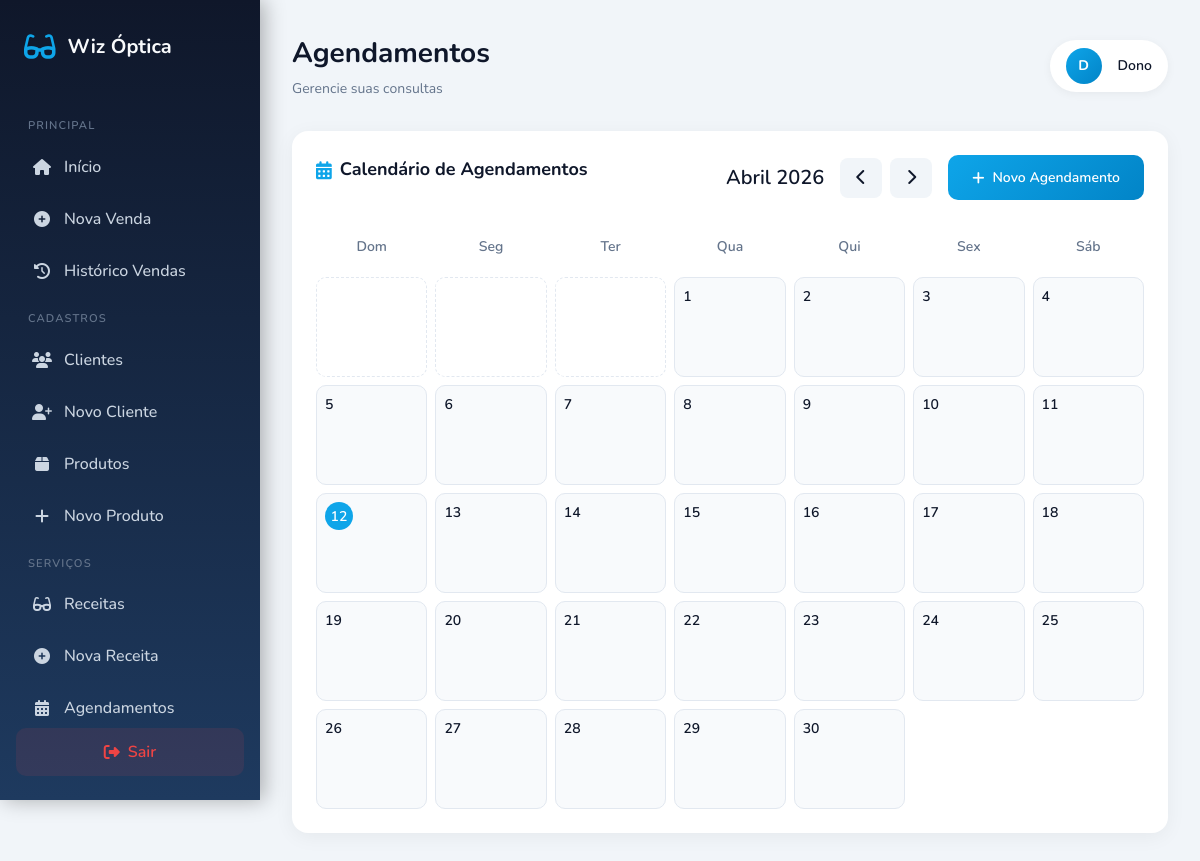
The app's page /otica/views/agendamentos/index.php (signed in), older data.
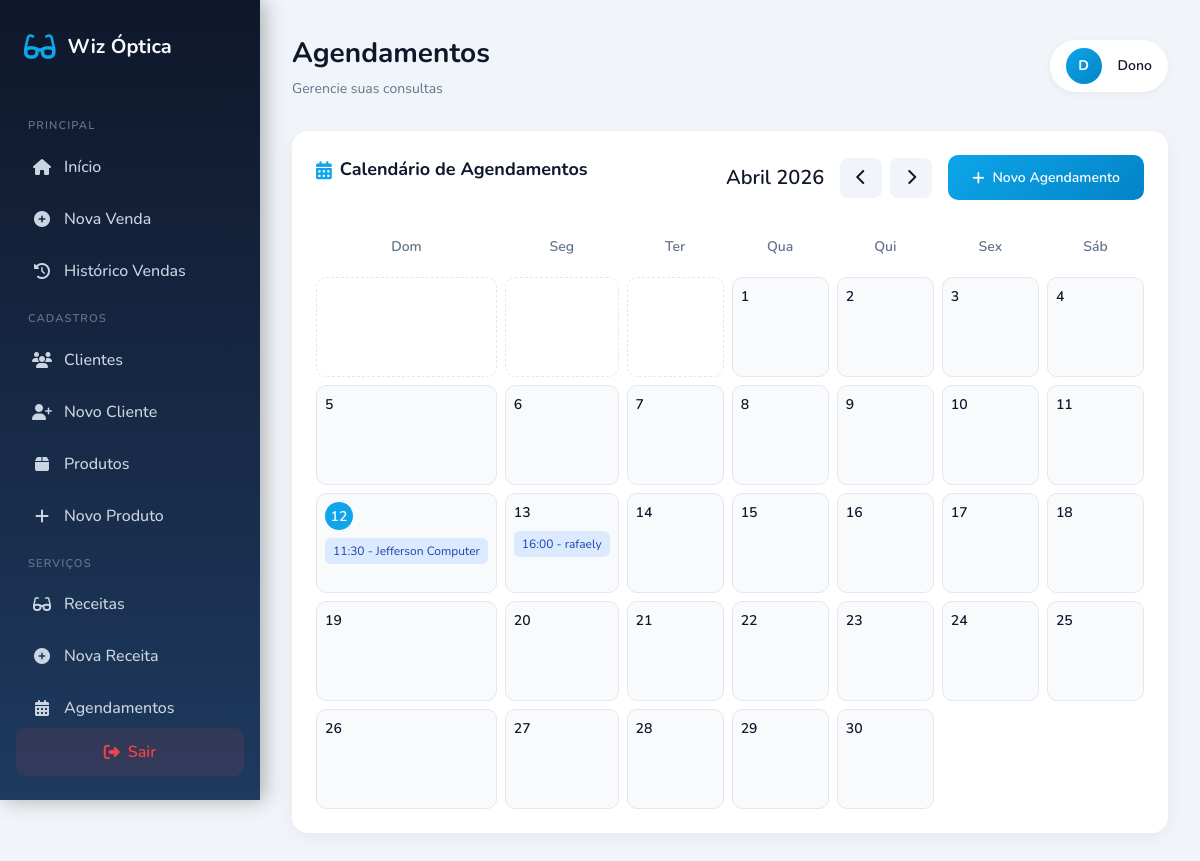
The same page, newer data.
### tables this page shows
CREATE TABLE `agendamentos` (
  `id` bigint(20) UNSIGNED NOT NULL,
  `cliente_id` bigint(20) UNSIGNED NOT NULL,
  `data_consulta` date NOT NULL,
  `hora_consulta` time NOT NULL,
  `tipo_consulta` varchar(50) DEFAULT NULL,
  `status` varchar(20) NOT NULL DEFAULT 'agendado',
  `observacoes` text DEFAULT NULL,
  `criado_em` timestamp NOT NULL DEFAULT current_timestamp(),
  `atualizado_em` timestamp NULL DEFAULT NULL ON UPDATE current_timestamp()
);

CREATE TABLE `clientes` (
  `id` bigint(20) UNSIGNED NOT NULL,
  `nome` varchar(100) NOT NULL,
  `telefone` varchar(20) DEFAULT NULL,
  `cpf` varchar(14) DEFAULT NULL,
  `email` varchar(100) DEFAULT NULL,
  `data_nascimento` date DEFAULT NULL,
  `criado_em` timestamp NOT NULL DEFAULT current_timestamp(),
  `endereco` text DEFAULT NULL,
  `bairro` text DEFAULT NULL,
  `numero` int(11) DEFAULT NULL
);

### otica/config/database.php (called while the page is built, shortened)
<?php
class Database {
    private static $instance = null;
    private $connection;
    private function __construct() {
        try {
            $dsn = "mysql:host=" . DB_HOST . ";dbname=" . DB_NAME . ";charset=" . DB_CHARSET;
            $this->connection = new PDO($dsn, DB_USER, DB_PASS);
            $this->connection->setAttribute(PDO::ATTR_ERRMODE, PDO::ERRMODE_EXCEPTION);
            $this->connection->setAttribute(PDO::ATTR_DEFAULT_FETCH_MODE, PDO::FETCH_ASSOC);
        } catch (PDOException $e) {
            die("Erro na conexão com o banco de dados: " . $e->getMessage());
        }
    }
    public static function getInstance() {
        if (self::$instance === null) {
            self::$instance = new self();
        }
        return self::$instance;
    }
    public function getConnection() {
        return $this->connection;
    }
}
?>

### otica/models/BaseModel.php (called while the page is built, shortened)
<?php
require_once __DIR__ . '/../config/database.php';
class BaseModel
{
    public function __construct()
    {
        $this->db = Database::getInstance()->getConnection();
    }
}

### otica/models/AgendamentoModel.php (called while the page is built, shortened)
<?php
require_once __DIR__ . '/BaseModel.php';
class AgendamentoModel extends BaseModel
{
    protected $table = 'agendamentos';
    public function getAllByDateRange($dataInicio, $dataFim)
    {
        $sql = "SELECT a.*, c.nome as cliente_nome, c.telefone as cliente_telefone
                FROM {$this->table} a
                LEFT JOIN clientes c ON a.cliente_id = c.id
                WHERE DATE(a.data_consulta) BETWEEN :data_inicio AND :data_fim
                ORDER BY a.data_consulta ASC, a.hora_consulta ASC";
        $stmt = $this->db->prepare($sql);
        $stmt->bindValue(':data_inicio', $dataInicio);
        $stmt->bindValue(':data_fim', $dataFim);
        $stmt->execute();
        return $stmt->fetchAll();
    }
}

### otica/views/agendamentos/index.php (the view, shortened to what the changed rows need)
<?php
require_once '../../config/database.php';
require_once '../../models/AgendamentoModel.php';
$agendamentoModel = new AgendamentoModel();
$mes = isset($_GET['mes']) ? (int)$_GET['mes'] : date('n');
$ano = isset($_GET['ano']) ? (int)$_GET['ano'] : date('Y');
$dataInicio = date('Y-m-01', strtotime("{$ano}-{$mes}-01"));
$dataFim = date('Y-m-t', strtotime("{$ano}-{$mes}-01"));
$agendamentos = $agendamentoModel->getAllByDateRange($dataInicio, $dataFim);
$agendamentosPorDia = [];
foreach ($agendamentos as $ag) {
    $dia = date('j', strtotime($ag['data_consulta']));
    if (!isset($agendamentosPorDia[$dia])) {
        $agendamentosPorDia[$dia] = [];
    }
    $agendamentosPorDia[$dia][] = $ag;
}
$primeiroDia = date('w', strtotime($dataInicio));
$diasNoMes = date('t', strtotime($dataInicio));
include '../layout_base.php';
?>
<div class="card">
    <div class="calendar-header">
        <h2 class="card-title">
            <i class="fas fa-calendar-alt"></i>
            Calendário de Agendamentos
        </h2>
    </div>
    <div class="calendar-grid">
        <div class="calendar-day-header">Dom</div>
        <div class="calendar-day-header">Seg</div>
        <div class="calendar-day-header">Ter</div>
        <div class="calendar-day-header">Qua</div>
        <div class="calendar-day-header">Qui</div>
        <div class="calendar-day-header">Sex</div>
        <div class="calendar-day-header">Sáb</div>
        <?php for ($i = 0; $i < $primeiroDia; $i++): ?>
        <div class="calendar-day empty"></div>
        <?php endfor; ?>
        <?php for ($dia = 1; $dia <= $diasNoMes; $dia++): ?>
        <?php
            $dataAtual = date('Y-m-d', strtotime("{$ano}-{$mes}-{$dia}"));
            $isToday = $dataAtual === date('Y-m-d');
            $agendamentosDia = $agendamentosPorDia[$dia] ?? [];
        ?>
        <div class="calendar-day <?php echo $isToday ? 'day-today' : ''; ?>" onclick="showDayAppointments(<?php echo $dia; ?>, '<?php echo $dataAtual; ?>')">
            <div class="day-number"><?php echo $dia; ?></div>
            <?php foreach (array_slice($agendamentosDia, 0, 3) as $ag): ?>
            <div class="appointment-item <?php echo $ag['status']; ?>" onclick="event.stopPropagation(); showAppointmentDetails(<?php echo $ag['id']; ?>)">
                <?php echo date('H:i', strtotime($ag['hora_consulta'])) . ' - ' . $ag['cliente_nome']; ?>
            </div>
            <?php endforeach; ?>
        </div>
        <?php endfor; ?>
    </div>
</div>
<?php include '../layout_end.php'; ?>

Row changes from the older to the newer data that the page shows:
added agendamentos: hora_consulta "11:30", cliente.nome "Jefferson Computer"
added agendamentos: hora_consulta "16:00", cliente.nome "rafaely"
